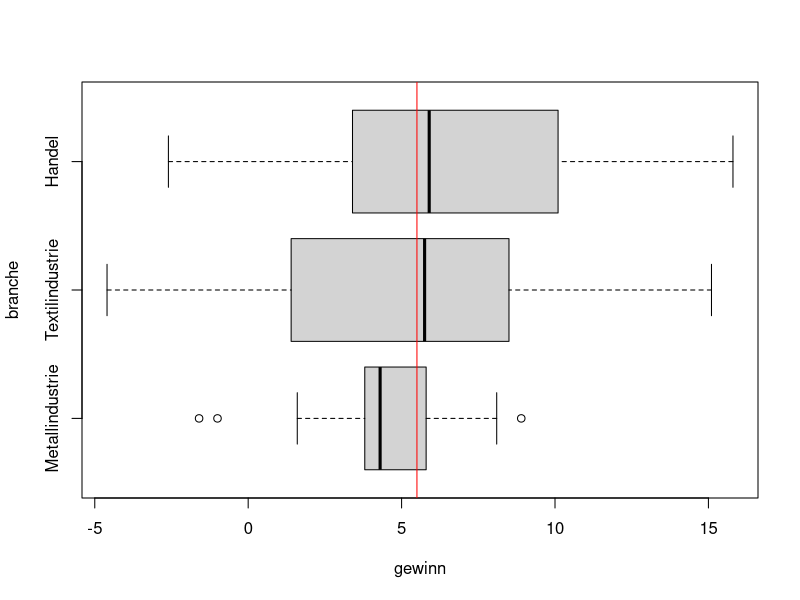
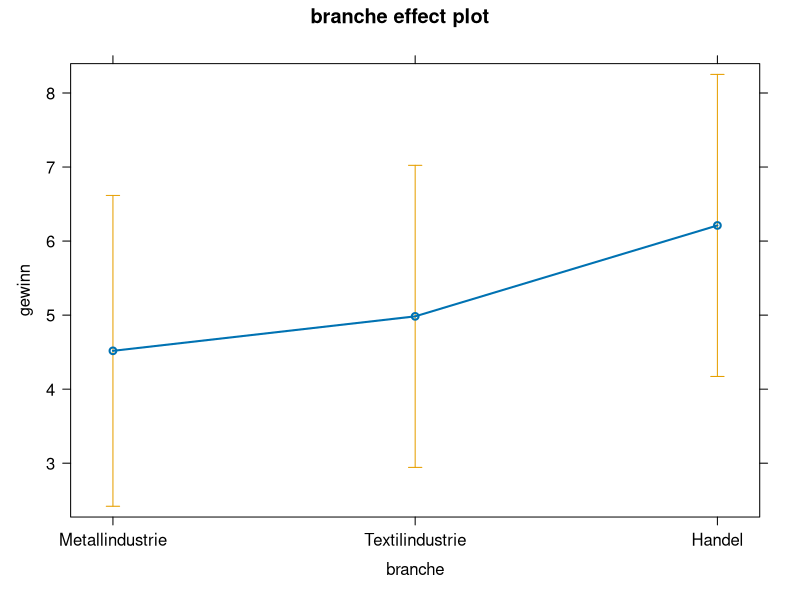
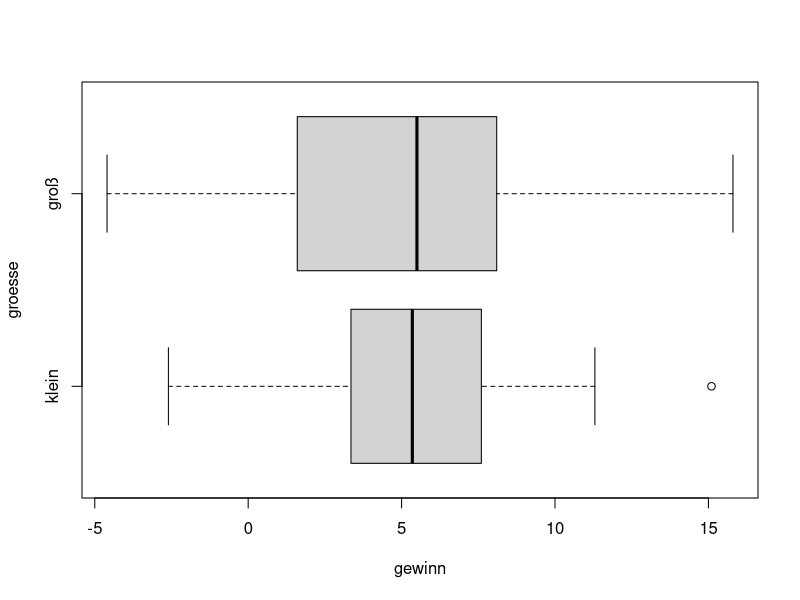
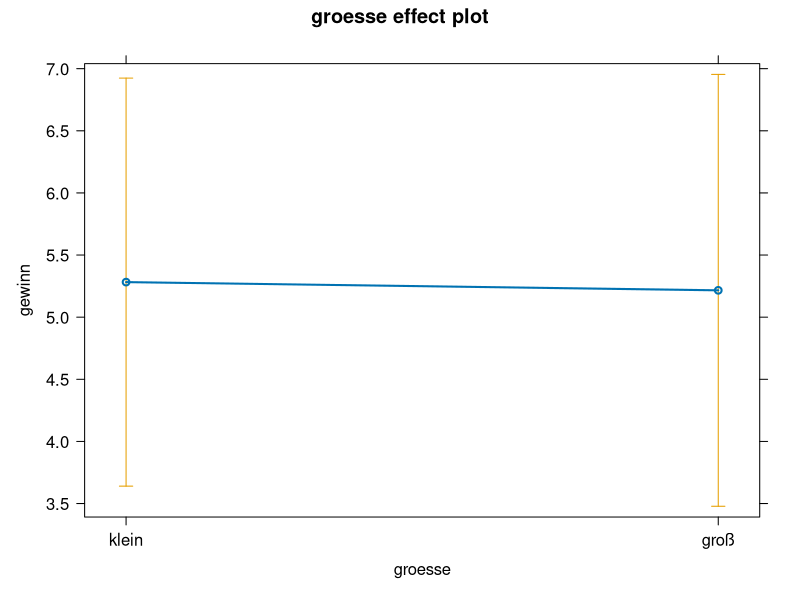
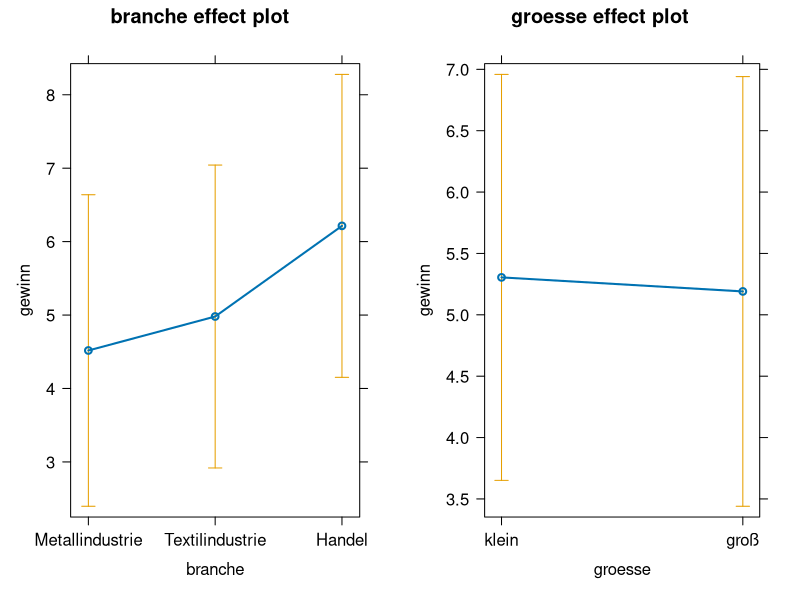
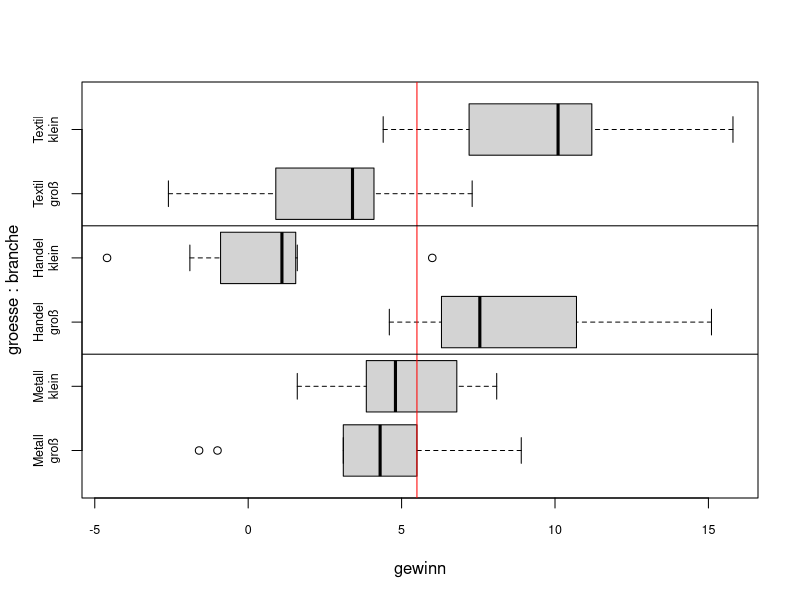
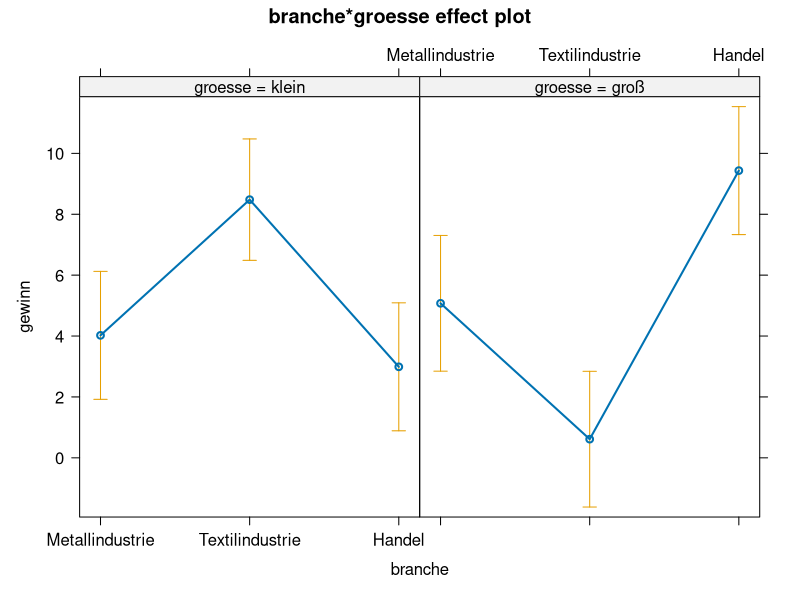
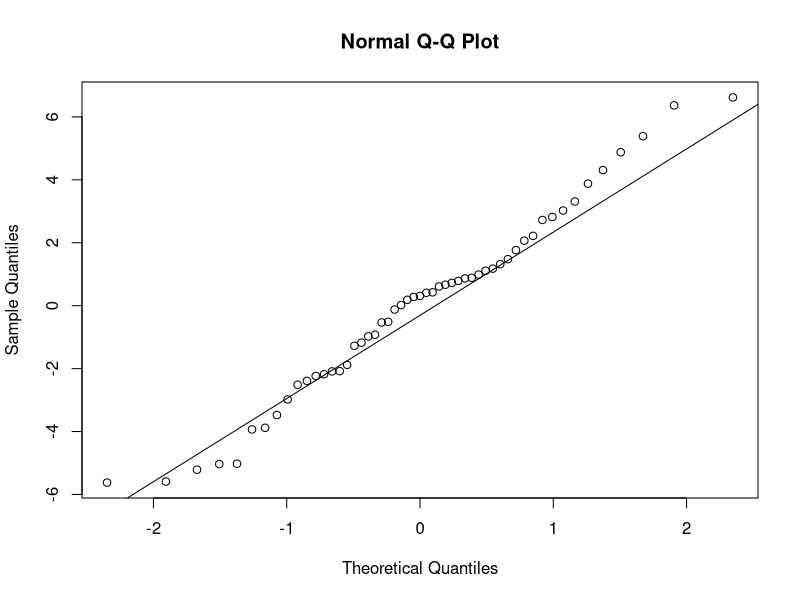

These figures' R source, in order: (Note: this script raises an error after producing the figures.)
## ---- chunk 1
daten <- read.table("konjunktur.txt", sep = ",", header = TRUE)
head(daten)
dim(daten)
summary(daten)
## ---- chunk 2
nrow(daten) # n
idx <- complete.cases(daten)
table(idx)
daten <- subset(daten, idx)
dim(daten)
## ---- chunk 3
daten$branche <- factor(daten$branche, labels = c("Metallindustrie", "Textilindustrie", "Handel"))
daten$groesse <- factor(daten$groesse, labels = c("klein", "groß"))
summary(daten)
## ---- chunk 4
aggregate(gewinn ~ branche, daten, mean)
## ---- chunk 5
boxplot(gewinn ~ branche, daten, horizontal = TRUE)
abline(v = median(daten$gewinn), col = "red")
## ---- chunk 6
library(car)
leveneTest(gewinn ~ branche, daten)
## ---- chunk 7
m1 <- aov(gewinn ~ branche, daten)
summary(m1)
## ---- chunk 8
library(effects)
plot(allEffects(m1))
## ---- chunk 9
aggregate(gewinn ~ groesse, daten, mean)
## ---- chunk 10
boxplot(gewinn ~ groesse, daten, horizontal = TRUE)
leveneTest(gewinn ~ groesse, daten)
## ---- chunk 11
m2 <- aov(gewinn ~ groesse, daten)
summary(m2)
## ---- chunk 12
plot(allEffects(m2))
## ---- chunk 13
m3 <- aov(gewinn ~ branche + groesse, daten)
summary(m3)
plot(allEffects(m3))
## ---- chunk 14
aggregate(gewinn ~ branche * groesse, daten, mean)
## ---- chunk 15
namen <- paste(rep(c("Metall", "Handel", "Textil"), each = 2), "\n",
               rep(c("groß", "klein"), 3), sep = "")
boxplot(gewinn ~ groesse + branche, daten, horizontal = TRUE, names = namen,
        pars = list(cex.axis = 0.75))
abline(v = median(daten$gewinn), col = "red")
abline(h = c(2.5, 4.5))
## ---- chunk 16
leveneTest(gewinn ~ branche * groesse, daten)
## ---- chunk 17
m4 <- aov(gewinn ~ branche * groesse, daten)
summary(m4)
## ---- chunk 18
plot(allEffects(m4))
## ---- chunk 19
res <- lm(gewinn ~ branche * groesse, daten)
summary(res)
## ---- chunk 20
qqnorm(residuals(m4))
qqline(residuals(m4))
## ---- chunk 21
# library(tseries)
ibm <- tseries::get.hist.quote(instrument = "ibm", quote = "Close", compression = "m")
sum(is.na(ibm))
head(ibm)
## ---- chunk 22
plot(ibm, main = "International Business Machines Corp")
## ---- chunk 23
ibm.ts <- ts(ibm, start = c(1991, 01), freq = 12)
## ---- chunk 24
ibm_comp = decompose(ibm.ts)
plot(ibm_comp)
## ---- chunk 25
ibm_reg <- window(ibm.ts, start = c(2012, 1))
t <- time(ibm_reg)
s = as.factor(cycle(ibm_reg))
m1 <- lm(ibm_reg ~ t + s)
options(scipen = 10) # sets a penalty for scientific notation
summary(m1)
## ---- chunk 26
library(car)
Anova(m1)
## ---- chunk 27
m2 <- lm(ibm_reg ~ t)
summary(m2)
## ---- chunk 28
s <- rep(1:12, 24)
newdata = data.frame(t = seq(from = 2022 + 9/12, by = 1/12, length = 24), s = as.factor(s))
## ---- chunk 29
pred = predict(m1, newdata)
pred = ts(pred, start = 2022 + 9/12, frequency = 12)
plot(ibm_reg,
     main = "Beobachtete und vorhergesagte Aktienkurse
     für IBM",
     xlim = c(2022, 2024), ylim = c(30, 200))
fit = ts(pred, start = start(ibm_reg), freq = frequency(ibm_reg))
lines(fit, col = "red")
conf = predict(m1, newdata, interval = "prediction")
lwr = ts(conf[, 2], start = 2022 + 9/12, freq = 12)
lines(lwr, col = "black", lty = "dotted")
upr = ts(conf[, 3], start = 2022 + 9/12, freq = 12)
lines(upr, col = "black", lty = "dotted")
